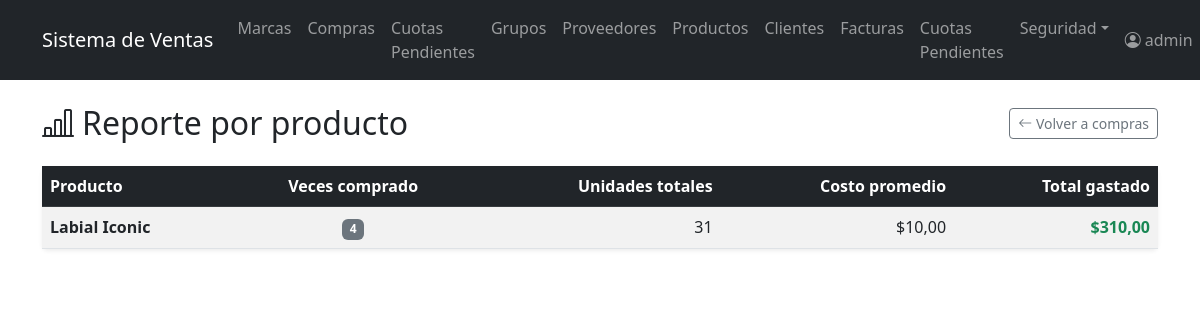
Screenshot of /purchases/report/ (signed in) with the database file from the repository.
### billing/models.py (models this page shows, shortened)
class Product(models.Model):
    name = models.CharField(max_length=200, verbose_name='Nombre del producto')
    description = models.TextField(blank=True, null=True, verbose_name='Descripción')
    brand = models.ForeignKey(Brand, on_delete=models.PROTECT, related_name='products', verbose_name='Marca')
    group = models.ForeignKey(ProductGroup, on_delete=models.PROTECT, related_name='products', verbose_name='Grupo')
    suppliers = models.ManyToManyField(Supplier, related_name='products', blank=True, verbose_name='Proveedor')
    unit_price = models.DecimalField(max_digits=12, decimal_places=2, verbose_name='Precio unitario')
    stock = models.IntegerField(default=0, validators=[MinValueValidator(0)])
    image = models.ImageField(upload_to='products/', blank=True, null=True, verbose_name='Imagen')
    is_active = models.BooleanField(default=True, verbose_name='Activo')
    created_at = models.DateTimeField(auto_now_add=True)
    updated_at = models.DateTimeField(auto_now=True)
    class Meta:
        verbose_name = 'Product'
        verbose_name_plural = 'Products'
        ordering = ['name']

### purchasing/views.py (the view)
# urls.py: path('report/', views.purchase_report, name='purchase_report'),
@login_required
@permission_required_with_message('purchasing.view_purchase', redirect_url='/purchases/')
def purchase_report(request):
    report = (
        PurchaseDetail.objects
        .values('product__name')
        .annotate(
            avg_cost=Avg('unit_cost'),
            total_qty=Sum('quantity'),
            times_bought=Count('id'),
            total_spent=Sum('subtotal'),
        )
        .order_by('-total_spent')
    )
    return render(request, 'purchasing/purchase_report.html', {'report': report})

### security/templatetags/security_tags.py (called while the page is built)
@register.filter(name='role_badge_class')
def role_badge_class(role_name):
    return ROLE_BADGE_CLASSES.get(role_name, 'bg-secondary')

@register.filter(name='has_group')
def has_group(user, group_name):
    if not user.is_authenticated:
        return False
    if user.is_superuser:      # el superusuario ve todo
        return True
    return user.groups.filter(name=group_name).exists()

### purchasing/templates/purchasing/purchase_report.html (shortened to what this page needs)
{% extends 'billing/base.html' %}
{% block content %}
<div class="d-flex justify-content-between align-items-center mb-4 flex-wrap gap-2">
  <h2 class="mb-0 d-flex align-items-center gap-2"><i class="bi bi-bar-chart-line"></i> Reporte por producto</h2>
  <a href="{% url 'purchasing:purchase_list' %}" class="btn btn-outline-secondary btn-sm"><i class="bi bi-arrow-left"></i> Volver a compras</a>
</div>
<div class="card shadow-sm border-0">
  <div class="table-responsive">
    <table class="table table-striped table-hover align-middle mb-0">
      <thead class="table-dark">
        <tr>
          <th>Producto</th>
          <th class="text-center">Veces comprado</th>
          <th class="text-end">Unidades totales</th>
          <th class="text-end">Costo promedio</th>
          <th class="text-end">Total gastado</th>
        </tr>
      </thead>
      <tbody>
        {% for row in report %}
        <tr>
          <td class="fw-semibold">{{ row.product__name }}</td>
          <td class="text-center"><span class="badge bg-secondary">{{ row.times_bought }}</span></td>
          <td class="text-end">{{ row.total_qty }}</td>
          <td class="text-end">${{ row.avg_cost|floatformat:2 }}</td>
          <td class="text-end fw-bold text-success">${{ row.total_spent|floatformat:2 }}</td>
        </tr>
        {% endfor %}
      </tbody>
    </table>
  </div>
</div>
{% endblock %}

### billing/templates/billing/base.html (shortened to what this page needs)
{% load security_tags %}
<!DOCTYPE html>
<html lang="es">
<head>
  <link href="https://cdn.jsdelivr.net/npm/bootstrap@5.3.0/dist/css/bootstrap.min.css" rel="stylesheet">
  <link href="https://cdn.jsdelivr.net/npm/bootstrap-icons@1.11.3/font/bootstrap-icons.min.css" rel="stylesheet">
</head>
<body>
<nav class="navbar navbar-expand-lg navbar-dark bg-dark">
  <div class="container">
    <a class="navbar-brand" href="{% url 'billing:home' %}">Sistema de Ventas</a>
    <div class="collapse navbar-collapse" id="nav">
      <ul class="navbar-nav me-auto">
        {% if user.is_authenticated %}
        {% if perms.billing.view_brand %}
        <li class="nav-item"><a class="nav-link" href="{% url 'billing:brand_list' %}">Marcas</a></li>
        {% endif %}
        {% if perms.purchasing.view_purchase %}
        <li class="nav-item"><a class="nav-link" href="{% url 'purchasing:purchase_list' %}">Compras</a></li>
        <li class="nav-item"><a class="nav-link" href="{% url 'creditos_compras:cuotas_pendientes' %}">Cuotas Pendientes</a></li>
        {% endif %}
        {% if perms.billing.view_productgroup %}
        <li class="nav-item"><a class="nav-link" href="{% url 'billing:productgroup_list' %}">Grupos</a></li>
        {% endif %}
        {% if perms.billing.view_supplier %}
        <li class="nav-item"><a class="nav-link" href="{% url 'billing:supplier_list' %}">Proveedores</a></li>
        {% endif %}
        {% if perms.billing.view_product %}
        <li class="nav-item"><a class="nav-link" href="{% url 'billing:product_list' %}">Productos</a></li>
        {% endif %}
        {% if perms.billing.view_customer %}
        <li class="nav-item"><a class="nav-link" href="{% url 'billing:customer_list' %}">Clientes</a></li>
        {% endif %}
        {% if perms.billing.view_invoice %}
        <li class="nav-item"><a class="nav-link" href="{% url 'billing:invoice_list' %}">Facturas</a></li>
        <li class="nav-item"><a class="nav-link" href="{% url 'creditos_ventas:cuotas_pendientes' %}">Cuotas Pendientes</a></li>
        {% endif %}
        {% if user|has_group:'Administrador' %}
        <li class="nav-item dropdown">
          <a class="nav-link dropdown-toggle" href="#" data-bs-toggle="dropdown">Seguridad</a>
        </li>
        {% endif %}
        {% endif %}
      </ul>
      <ul class="navbar-nav">
        {% if user.is_authenticated %}
        {% with role=user.groups.first %}
        <li class="nav-item dropdown">
          <a class="nav-link dropdown-toggle" href="#" data-bs-toggle="dropdown">
            <i class="bi bi-person-circle me-1"></i>{{ user.username }}
          </a>
        </li>
        {% endwith %}
        {% else %}
        <li class="nav-item">
          <a class="nav-link" href="{% url 'security:login' %}">Login</a>
        </li>
        {% endif %}
      </ul>
    </div>
  </div>
</nav>
<div class="container mt-4">
  {% block content %}
  {% endblock %}
</div>
</body>
</html>

### rows the page displays
Product: product__name "Labial Iconic", times_bought "4", total_qty "31", avg_cost "10,00", total_spent "310,00"

### other values shown
{{ user.username }} "admin"
